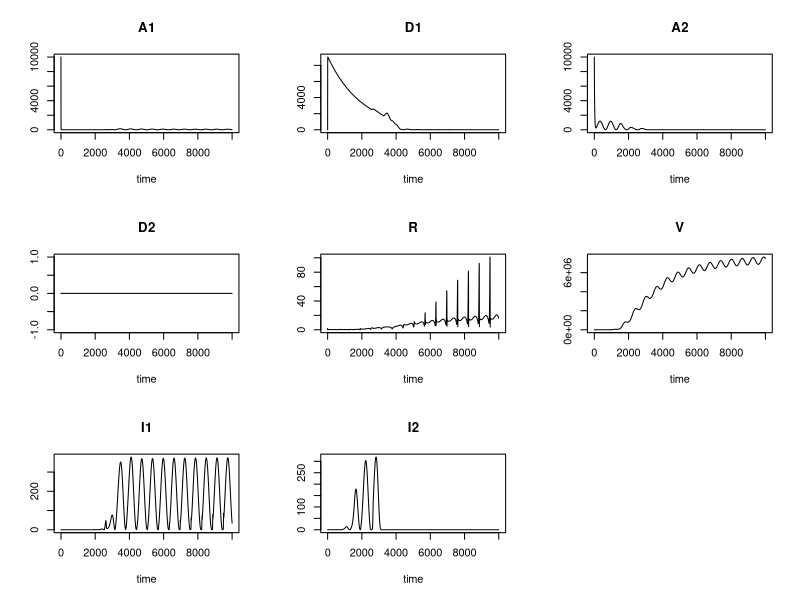
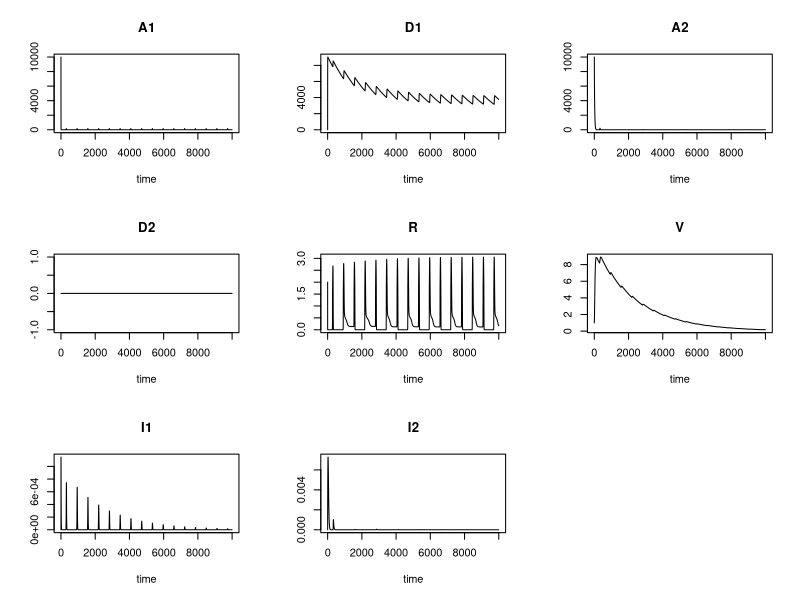
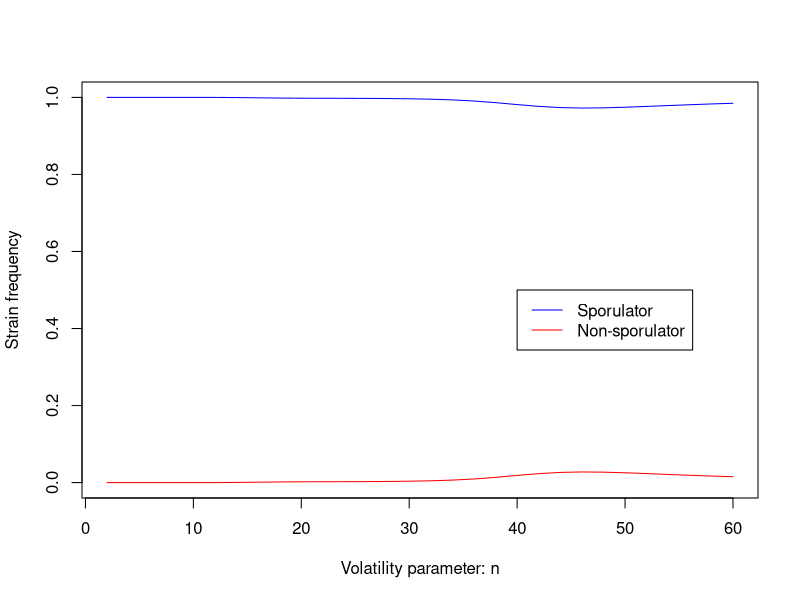

These charts were generated, in order, by the following R code: (Note: this script raises an error after producing the figures.)
#Clear environment
rm(list=ls())
#Necessary libraries
library(deSolve)

#Define dormancy and competition model. The differential equation is a function
#of time, a vector of state variables (y), and parameters
DormPhage = function(t,y,params){
  #Tell R what the 5 state variables are.
  A1 = y[1]; D1 = y[2]; A2 = y[3]; D2 = y[4]; R = y[5]; V = y[6]; I1 = y[7]; I2 = y[8];
  with(
    as.list(params),
    {
      #Define the equation governing the rate of change of each state variable
      dA1 = e*cmax*A1*R/(R+h)-rad1*(1-R^w/(R^w+K1^w))*A1+rda1*R^w/(R^w+K1^w)*D1-mA*A1 - phi*A1*V
      dD1 = rad1*(1-R^w/(R^w+K1^w))*A1-rda1*R^w/(R^w+K1^w)*D1-mD*D1
      dA2 = e*cmax*A2*R/(R+h)-rad2*(1-R^w/(R^w+K2^w))*A2+rda2*R^w/(R^w+K2^w)*D2-mA*A2 - phi*A2*V
      dD2 = rad2*(1-R^w/(R^w+K2^w))*A2-rda2*R^w/(R^w+K2^w)*D2-mD*D2
      
      #Resource influx oscillates through time. A peak in resource influx occurs 
      #every few hundred time units
      dR = Rmax*sin(t/200)^n-cmax*A1*R/(R+h)-cmax*A2*R/(R+h)
      
      # Phage attacks active cells
      dV = beta*eta*(I1 + I2) - phi*(A1+A2)*V - mV*V
      
      # infections
      dI1 <- phi*A1*V - eta*I1 - mA*I1
      dI2 <- phi*A2*V - eta*I2 - mA*I2
      
      # combine results
      res = c(dA1,dD1,dA2,dD2,dR,dV,dI1,dI2)
      list(res)
    }
  )
}

#Explanation of parameters and values used

#Efficiency of converting resources to bacteria
e = 1

#Maximum consumption rate of resources by bacteria
cmax = 1

#Half-saturation constant of resource uptake by bacteria
h = 5

#Maximum rate at which active bacteria of strain i transition to dormancy.
#Strain w does not exhibit dormancy under these parameters.
rad1 = 0.5
rad2 = 0

#Maximum rate at which dormant bacteria of strain i resuscitate
rda1 = 0.1
rda2 = 0

#Steepness of transition rate's dependence on resources
w = 5

#Half-saturation constant for transition from active to dormant 
#or vice versa for genotype i
K1 = 5
K2 = 5 


#Background mortality rate of active bacteria or dormant bacteria
mA = 0.05
mD = 0.0005

#Maximum rate of inflow of resources
Rmax = 60


#This parameter determines the sharpness of resources influx peaks. This parameter
#should be even so that sin(t/200)^n is always non-negative and thus resource influx
#is never negative.
n = 4

# Phage parameters
phi = 1e-7 # adsorption rate
eta = 0.1 # latency
beta = 200 # burst size
mV = 0.0005 # phage mortality

#Define a vector of time values over which to simulate
times=seq(from=0,to=10000,by=1)


#Simulate the model. These simulations took about 6 minutes on my computer
DormPhage_output1=ode(c(A1=1e4,D1=1,A2=1e4,D2=0,R=2,V=1,I1=0,I2=0),times,DormPhage,
                 c(e,cmax,h,rad1,rad2,rda1,rda2,w,K1,K2,mA,mD,mV,Rmax,phi,eta,beta,n=2),
                 method="lsoda")
plot(DormPhage_output1)

DormPhage_output2=ode(c(A1=1e4,D1=1,A2=1e4,D2=0,R=2,V=1,I1=0,I2=0),times,DormPhage,
                 c(e,cmax,h,rad1,rad2,rda1,rda2,w,K1,K2,mA,mD,mV,Rmax,phi,eta,beta,n=500),
                 method="lsoda")
plot(DormPhage_output2)

#These two plots above show that the non-sporulating strain wins competition when
#n=2 while the sporulating strain wins competition when n=500

#Here I create a simulation-bifurcation diagram of the system by repeatedly 
#simulating with different n values

#Create array to hold results
DormPhage_output_bifurcation=array(NA,dim=c(length(times),9,30))

#Populate each layer of the array with the results of a single simulation
for(i in 1:30){
  DormPhage_output_bifurcation[,,i]=ode(c(A1=1e4,D1=1,A2=1e4,D2=0,R=2,V=1,I1=0,I2=0),times,DormPhage,
                                   c(e,cmax,h,rad1,rad2,rda1,rda2,w,K1,K2,mA,mD,mV,Rmax,phi,eta,beta,n=2*i),
                                   method="lsoda")
}

#Calculate the frequency of each genotype averaged over the last 1000 time units (10%) 
#for a given simulation
Frequency1=array(NA,dim=c(30))
Frequency2=array(NA,dim=c(30))
for(i in 1:30){
  Frequency1[i]=mean((DormPhage_output_bifurcation[9000:10000,2,i]+DormPhage_output_bifurcation[9000:10000,3,i])/(DormPhage_output_bifurcation[9000:10000,2,i]+DormPhage_output_bifurcation[9000:10000,3,i]+DormPhage_output_bifurcation[9000:10000,4,i]+DormPhage_output_bifurcation[9000:10000,5,i]))
  Frequency2[i]=mean((DormPhage_output_bifurcation[9000:10000,4,i]+DormPhage_output_bifurcation[9000:10000,5,i])/(DormPhage_output_bifurcation[9000:10000,2,i]+DormPhage_output_bifurcation[9000:10000,3,i]+DormPhage_output_bifurcation[9000:10000,4,i]+DormPhage_output_bifurcation[9000:10000,5,i]))
}

phage=array(NA,dim=c(30))
for(i in 1:30){
  phage[i]=mean((DormPhage_output_bifurcation[9000:10000,7,i]))
}

#Plot the n parameter vs strain frequency
par(mfrow=c(1,1))
plot(2*seq(1,30,1),Frequency1,type="l",col="blue",xlab="Volatility parameter: n",ylab="Strain frequency",ylim=c(0,1))
points(2*seq(1,30,1),Frequency2,type="l",col="red")
legend(40,.5,col=c("blue","red"),lty=1,legend=c("Sporulator","Non-sporulator"))


#Save plot as a pdf
pdf('figures/Sporulation_Competition_Phage.pdf', width = 6, height = 6, bg = "white")
plot(2*seq(1,30,1), Frequency1, type="l", col="blue", lwd = 2,
     xlab="Volatility parameter: n",
     ylab="Strain frequency",
     ylim=c(0,1))
points(2*seq(1,30,1), Frequency2, type="l", col="red", lwd = 2)
legend(35,.5, col=c("blue","red"), lty=1, lwd = c(2,2),
       legend=c("Sporulator","Non-sporulator"), bty = "n")
dev.off()
